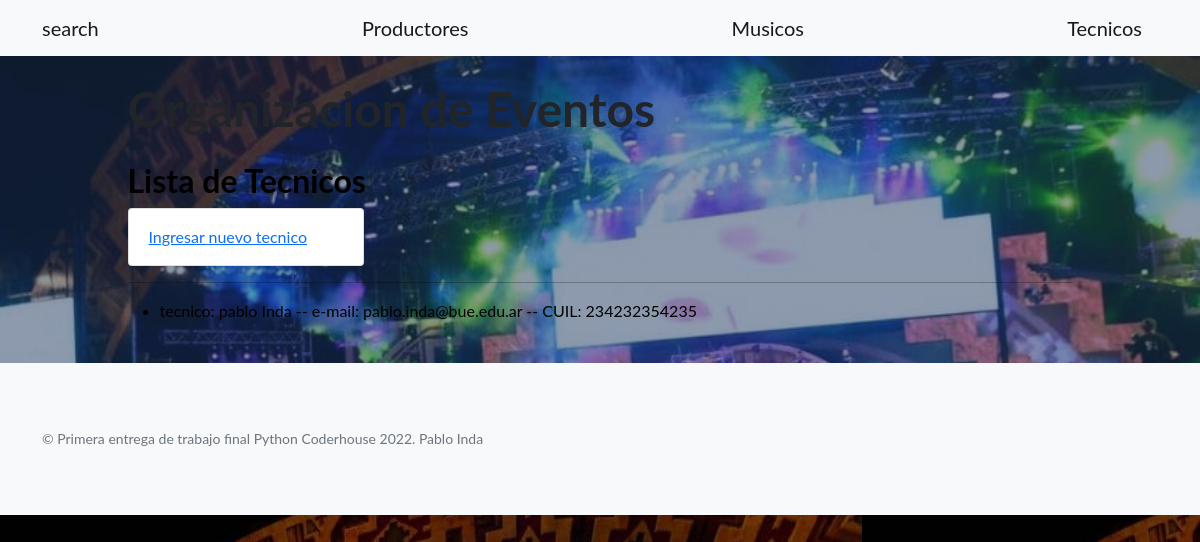
The page /evento_artistico/tecnicos on the database its author committed.
### evento_artistico/models.py (models this page shows)
class Tecnicos(models.Model):
    nombre = models.CharField(max_length=40)
    apellido = models.CharField(max_length=40)
    email = models.EmailField()
    cuil = models.IntegerField()

### evento_artistico/views.py (the view)
# urls.py: path('tecnicos', views.tecnicos, name='tecnicos'),
def tecnicos(request):
    tecnicos = Tecnicos.objects.all()
    context_dict = {
        'tecnicos': tecnicos
    }
    return render(
        request=request,
        context=context_dict,
        template_name="evento_artistico/tecnicos.html"
    )

### evento_artistico/templates/evento_artistico/tecnicos.html
{% extends "evento_artistico/index.html" %}
{% load static %}
{% block contenidoQueCambia %}
<h2>Lista de Tecnicos</h2>
<a class="card_custom" href="{% url 'tecnicosform' %}">Ingresar nuevo tecnico</a>
<hr></hr>
<ul>
    {% for tecnico in tecnicos %}
        <li>
            tecnico: {{tecnico.nombre}} {{tecnico.apellido}}
            -- e-mail: {{tecnico.email}}
            -- CUIL: {{tecnico.cuil}}
        </li>
    {% endfor %}
</ul>
{% endblock %}

### rows shown on the page
Tecnicos: nombre "pablo", apellido "Inda", email "pablo.inda@bue.edu.ar", cuil "234232354235"
